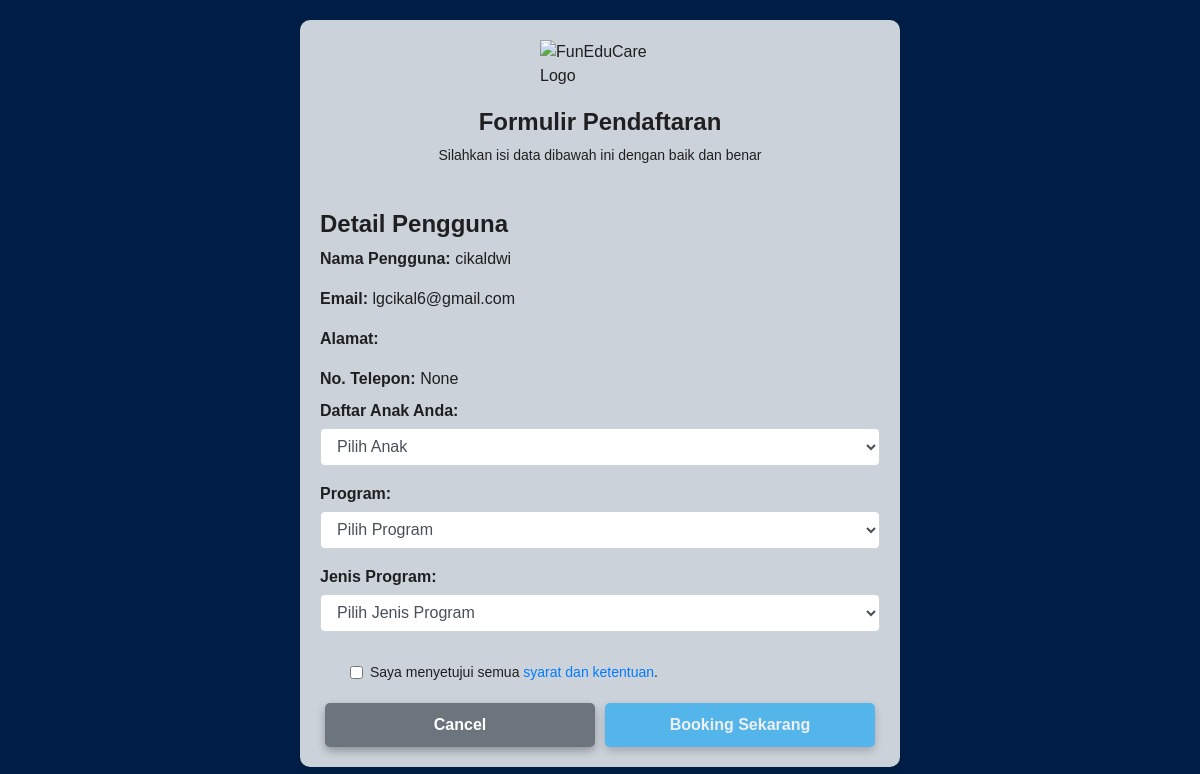
The app's page /boooking/ (signed in), older data.
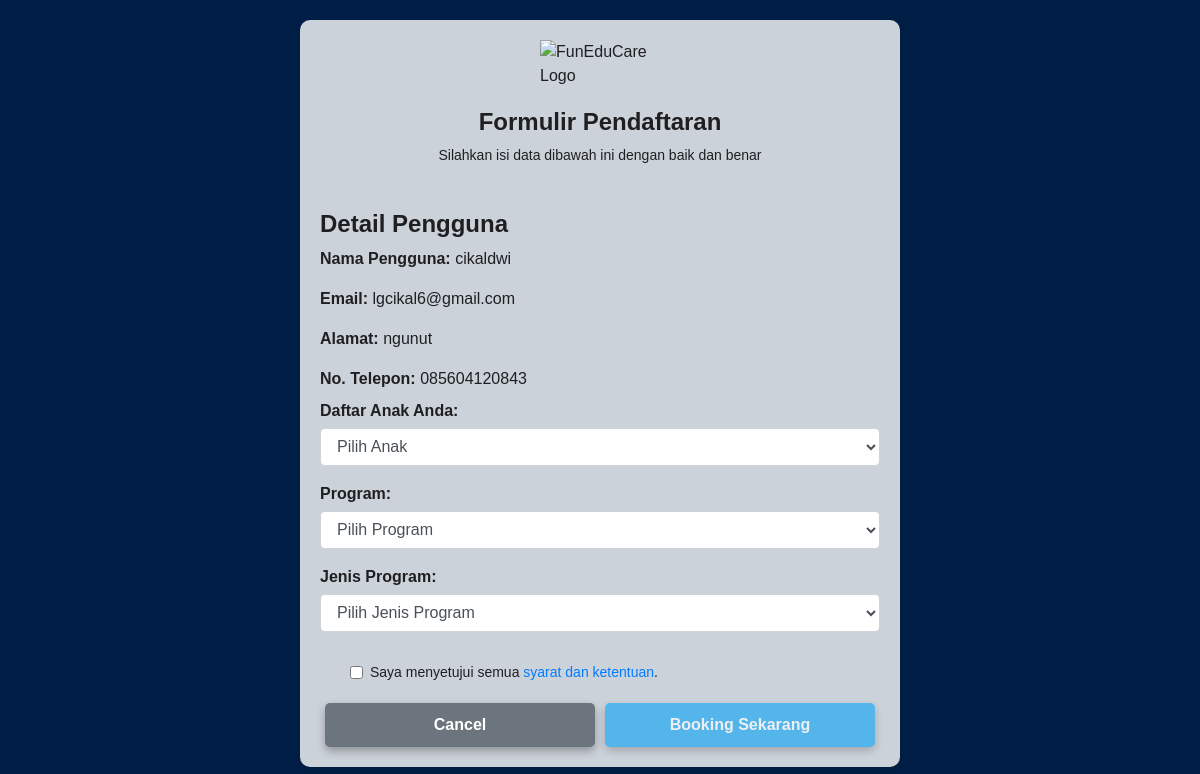
The same page, newer data.
### users/models.py (models this page shows, shortened)
class CustomUser(AbstractUser):
    GENDER_CHOICES = [
        ('Laki-laki', 'Pria'),
        ('Perempuan', 'Wanita'),
    ]
    gender = models.CharField(
        max_length=10,
        choices=GENDER_CHOICES,
        blank=True,
        null=True,
    )
    birth_date = models.DateField(null=True, blank=True)
    profile_image = models.ImageField(upload_to='profile_pics/', blank=True, null=True)
    alamat = models.CharField(max_length=255, null=True, blank=True)
    no_telp = models.CharField(max_length=12, null=True, blank=True)
    email = models.EmailField(unique=True)
    username = models.CharField(
        max_length=20,
        unique=True,
        validators=[
            RegexValidator(
                regex=r'^[\w\s]+$',
                message='Username hanya boleh mengandung huruf, angka, dan spasi.',
            )
        ],
    )
    id = models.UUIDField(primary_key=True, default=uuid.uuid4, editable=False)
    USERNAME_FIELD = 'email'
    REQUIRED_FIELDS = []

class Child(models.Model):
    GENDER_CHOICES = [
        ('Laki-laki', 'Laki-laki'),
        ('Perempuan', 'Perempuan'),
    ]
    user = models.ForeignKey(settings.AUTH_USER_MODEL, on_delete=models.CASCADE, related_name='children')
    nama_anak = models.CharField(max_length=100)
    jenis_kelamin = models.CharField(max_length=10, choices=GENDER_CHOICES)
    hobi = models.CharField(max_length=255)
    ktp = models.FileField(upload_to='uploads/ktp/', null=True, blank=True)
    akta_kelahiran = models.FileField(upload_to='uploads/akta_kelahiran/', null=True, blank=True)
    riwayat_penyakit = models.TextField()
    program = models.ForeignKey(Program, on_delete=models.SET_NULL, null=True, blank=True)
    usia = models.IntegerField()
    keterangan_tambahan = models.TextField(null=True, blank=True)
    foto_anak = models.ImageField(upload_to='child_profiles/', null=True, blank=True)
    def __str__(self):
        return f"{self.nama_anak}"

### pendaftaran/views.py (the view)
# urls.py: path('boooking/', include('pendaftaran.urls')),
def pendaftaran(request):
    if request.method == 'POST':
        form = BookingForm(request.POST, request.FILES, user=request.user)
        if form.is_valid():
            selected_child = form.cleaned_data['nama_anak']
            program = form.cleaned_data['program']
            fee = form.cleaned_data['fee']
            pendaftaran = Pendaftaran.objects.create(
                nama_ortu=request.user,
                nama_anak=selected_child,
                program=program,
                fee=fee,
            )
            snap_response = create_payment_link(pendaftaran)
            if 'redirect_url' in snap_response:
                pendaftaran.payment_url = snap_response['redirect_url']
                pendaftaran.save()
                return render(request, 'payment.html', {
                    'payment_url': snap_response['redirect_url'],
                    'program_name': pendaftaran.program.name,
                    'fee_type': pendaftaran.fee.type_program,
                    'amount': pendaftaran.get_price()
                })
            else:
                return render(request, 'payment_error.html', {'error': 'Gagal membuat link pembayaran'})
    else:
        form = BookingForm(user=request.user)
    return render(request, 'form_booking.html', {'form_booking': form})

### pendaftaran/forms.py (shortened to what this page needs)
class BookingForm(forms.Form):
    nama_anak = forms.ModelChoiceField(
        queryset=Child.objects.none(),  # Awalnya kosong
        label="Daftar Anak Anda",
        empty_label="Pilih Anak",
        widget=forms.Select(attrs={'class': 'form-control', 'id': 'child-select'})
    )
    program = forms.ModelChoiceField(
        label='Program',
        queryset=Program.objects.all(),
        widget=forms.Select(attrs={'class': 'form-control', 'id': 'program-select'}),
        empty_label="Pilih Program",
    )
    fee = forms.ModelChoiceField(
        label='Jenis Program',
        queryset=Fee.objects.all(),  # Awalnya kosong
        widget=forms.Select(attrs={'class': 'form-control', 'id': 'fee-select'}),
        empty_label="Pilih Jenis Program",
    )
    def __init__(self, *args, **kwargs):
        user = kwargs.pop('user', None)
        super().__init__(*args, **kwargs)
        if user:
            self.fields['nama_anak'].queryset = Child.objects.filter(user=user)

### programs/models.py (called while the page is built)
  def __str__(self):
    return self.name

  def __str__(self):
    return f"{self.type_program} - {self.amount}"

### pendaftaran/templates/form_booking.html (shortened to what this page needs)
<!DOCTYPE html>
{% load static %}
<html lang="en">
<head>
    <link rel="stylesheet" href="https://maxcdn.bootstrapcdn.com/bootstrap/4.0.0-alpha.5/css/bootstrap.min.css"
 />
    <link rel="stylesheet" href="{% static 'css/booking-style.css' %}" />
</head>
<body>
    {% block content %}
    <div class="container content-1">
        <img src="{%static 'images/logo2.png' %}" alt="FunEduCare Logo" class="form-logo" />
        <h3 class="judul">Formulir Pendaftaran</h3>
        <p class="keterangan">Silahkan isi data dibawah ini dengan baik dan benar</p>
        <br>
        <form id="bookingForm" method="POST" enctype="multipart/form-data">
            <h4 class="mb-2" style="font-weight:600">Detail Pengguna</h3>
            <p><strong>Nama Pengguna:</strong> {{ user.username }}</p>
            <p><strong>Email:</strong> {{ user.email }}</p>
            <p><strong>Alamat:</strong> {{ user.alamat }}</p>
            <p class="mb-2"><strong>No. Telepon:</strong> {{ user.no_telp }}</p>
            <div class="form-group">
                {{form_booking.nama_anak.label_tag}}
                {{ form_booking.nama_anak }}
            </div>
            <div class="form-group">
                {{form_booking.program.label_tag}}
                {{form_booking.program}}
            </div>
            <div class="form-group">
                {{form_booking.fee.label_tag}}
                {{form_booking.fee}}
            </div>
            <div class="form-check mb-3">
                <input type="checkbox" class="form-check-input" id="termsCheckbox">
                <label class="form-check-label" for="termsCheckbox">
                    Saya menyetujui semua <a href="{% url 'pendaftaran:syarat' %}" target="_blank">syarat dan
                        ketentuan</a>.
                </label>
            </div>
            <div class="button-group">
                <a href="{% url 'programs:programs' %}" class="btn btn-secondary">
                    Cancel
                </a>
                <button type="submit" class="btn btn-primary" id="bookingButton" disabled>
                    Booking Sekarang
                </button>
            </div>
        </form>
    </div>
    {% endblock content %}
</body>
</html>

Row changes from the older to the newer data that the page shows:
changed CustomUser "cikaldwi": alamat (not shown) → "ngunut"; no_telp "None" → "085604120843"
